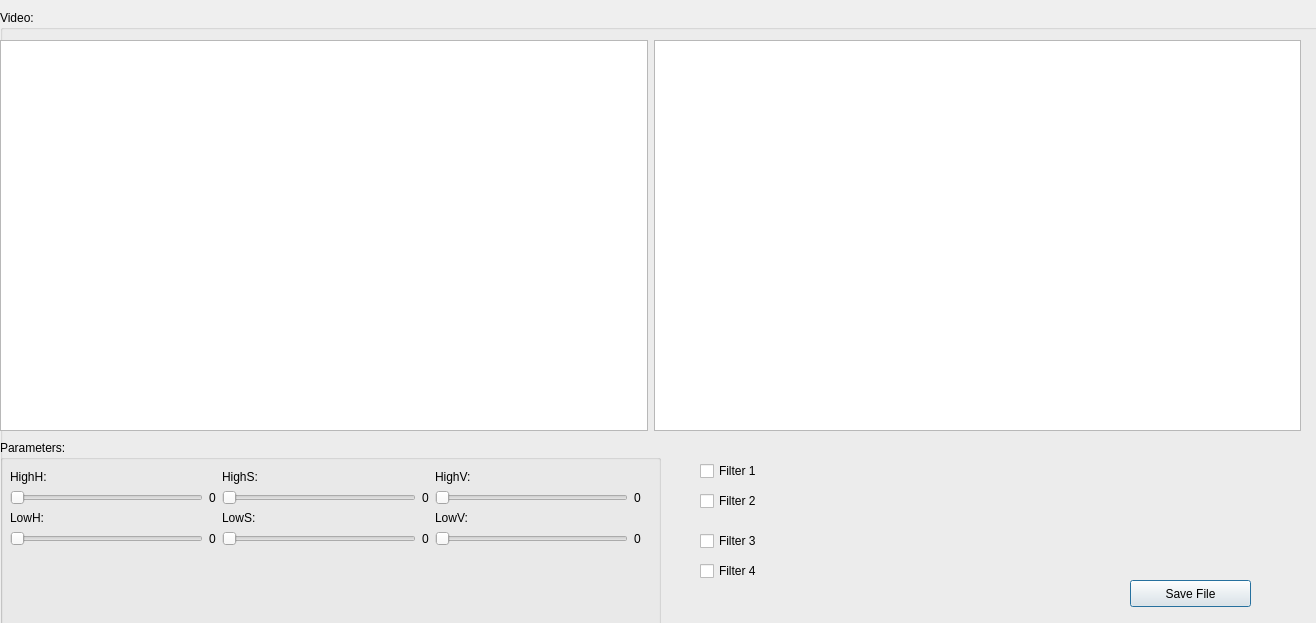
<?xml version="1.0" encoding="UTF-8"?>
<ui version="4.0">
 <class>HSVWindows</class>
 <widget class="QDialog" name="HSVWindows">
  <property name="geometry">
   <rect>
    <x>0</x>
    <y>0</y>
    <width>1316</width>
    <height>623</height>
   </rect>
  </property>
  <property name="windowTitle">
   <string>HSV Segmentation</string>
  </property>
  <widget class="QGroupBox" name="groupBox_2">
   <property name="geometry">
    <rect>
     <x>0</x>
     <y>10</y>
     <width>1371</width>
     <height>895</height>
    </rect>
   </property>
   <property name="title">
    <string>Video:</string>
   </property>
   <widget class="QWidget" name="gridLayoutWidget">
    <property name="geometry">
     <rect>
      <x>0</x>
      <y>30</y>
      <width>1301</width>
      <height>391</height>
     </rect>
    </property>
    <layout class="QGridLayout" name="gridLayout_11">
     <item row="0" column="1">
      <widget class="QGraphicsView" name="graphicsView_2">
       <property name="verticalScrollBarPolicy">
        <enum>Qt::ScrollBarAlwaysOff</enum>
       </property>
       <property name="horizontalScrollBarPolicy">
        <enum>Qt::ScrollBarAlwaysOff</enum>
       </property>
      </widget>
     </item>
     <item row="0" column="0">
      <widget class="QGraphicsView" name="graphicsView">
       <property name="enabled">
        <bool>true</bool>
       </property>
       <property name="verticalScrollBarPolicy">
        <enum>Qt::ScrollBarAlwaysOff</enum>
       </property>
       <property name="horizontalScrollBarPolicy">
        <enum>Qt::ScrollBarAlwaysOff</enum>
       </property>
      </widget>
     </item>
    </layout>
   </widget>
   <widget class="QGroupBox" name="groupBox">
    <property name="geometry">
     <rect>
      <x>0</x>
      <y>430</y>
      <width>661</width>
      <height>441</height>
     </rect>
    </property>
    <property name="title">
     <string>Parameters:</string>
    </property>
    <widget class="QWidget" name="gridLayoutWidget_5">
     <property name="geometry">
      <rect>
       <x>10</x>
       <y>30</y>
       <width>631</width>
       <height>131</height>
      </rect>
     </property>
     <layout class="QGridLayout" name="gridLayout_6">
      <item row="0" column="1">
       <layout class="QGridLayout" name="gridLayout_5">
        <item row="1" column="0">
         <layout class="QGridLayout" name="gridLayout_10">
          <item row="1" column="0">
           <widget class="QLabel" name="label_4">
            <property name="text">
             <string>LowH:</string>
            </property>
           </widget>
          </item>
          <item row="0" column="0">
           <layout class="QHBoxLayout" name="horizontalLayout_3">
            <item>
             <widget class="QSlider" name="highH_slider">
              <property name="orientation">
               <enum>Qt::Horizontal</enum>
              </property>
             </widget>
            </item>
            <item>
             <widget class="QLabel" name="highH_label">
              <property name="text">
               <string>0</string>
              </property>
             </widget>
            </item>
           </layout>
          </item>
         </layout>
        </item>
        <item row="2" column="0">
         <layout class="QHBoxLayout" name="horizontalLayout_2">
          <item>
           <widget class="QSlider" name="lowH_slider">
            <property name="orientation">
             <enum>Qt::Horizontal</enum>
            </property>
           </widget>
          </item>
          <item>
           <widget class="QLabel" name="lowH_label">
            <property name="text">
             <string>0</string>
            </property>
           </widget>
          </item>
         </layout>
        </item>
        <item row="0" column="0">
         <layout class="QGridLayout" name="gridLayout_9">
          <item row="0" column="0">
           <widget class="QLabel" name="label">
            <property name="text">
             <string>HighH:</string>
            </property>
           </widget>
          </item>
         </layout>
        </item>
        <item row="3" column="0">
         <spacer name="verticalSpacer_5">
          <property name="orientation">
           <enum>Qt::Vertical</enum>
          </property>
          <property name="sizeHint" stdset="0">
           <size>
            <width>20</width>
            <height>40</height>
           </size>
          </property>
         </spacer>
        </item>
       </layout>
      </item>
      <item row="0" column="3">
       <layout class="QGridLayout" name="gridLayout_8">
        <item row="0" column="0">
         <layout class="QGridLayout" name="gridLayout_14">
          <item row="0" column="0">
           <widget class="QLabel" name="label_15">
            <property name="text">
             <string>HighV:</string>
            </property>
           </widget>
          </item>
         </layout>
        </item>
        <item row="1" column="0">
         <layout class="QHBoxLayout" name="horizontalLayout_6">
          <item>
           <widget class="QSlider" name="highV_slider">
            <property name="orientation">
             <enum>Qt::Horizontal</enum>
            </property>
           </widget>
          </item>
          <item>
           <widget class="QLabel" name="highV_label">
            <property name="text">
             <string>0</string>
            </property>
           </widget>
          </item>
         </layout>
        </item>
        <item row="2" column="0">
         <layout class="QGridLayout" name="gridLayout_15">
          <item row="0" column="0">
           <widget class="QLabel" name="label_7">
            <property name="text">
             <string>LowV:</string>
            </property>
           </widget>
          </item>
         </layout>
        </item>
        <item row="3" column="0">
         <layout class="QHBoxLayout" name="horizontalLayout_7">
          <item>
           <widget class="QSlider" name="lowV_slider">
            <property name="orientation">
             <enum>Qt::Horizontal</enum>
            </property>
           </widget>
          </item>
          <item>
           <widget class="QLabel" name="lowV_label">
            <property name="text">
             <string>0</string>
            </property>
           </widget>
          </item>
         </layout>
        </item>
        <item row="4" column="0">
         <spacer name="verticalSpacer_6">
          <property name="orientation">
           <enum>Qt::Vertical</enum>
          </property>
          <property name="sizeHint" stdset="0">
           <size>
            <width>20</width>
            <height>40</height>
           </size>
          </property>
         </spacer>
        </item>
       </layout>
      </item>
      <item row="0" column="0">
       <layout class="QGridLayout" name="gridLayout_3"/>
      </item>
      <item row="0" column="2">
       <layout class="QGridLayout" name="gridLayout_4">
        <item row="2" column="0">
         <layout class="QGridLayout" name="gridLayout_13">
          <item row="0" column="0">
           <widget class="QLabel" name="label_6">
            <property name="text">
             <string>LowS:</string>
            </property>
           </widget>
          </item>
         </layout>
        </item>
        <item row="1" column="0">
         <layout class="QHBoxLayout" name="horizontalLayout_4">
          <item>
           <widget class="QSlider" name="highS_slider">
            <property name="orientation">
             <enum>Qt::Horizontal</enum>
            </property>
           </widget>
          </item>
          <item>
           <widget class="QLabel" name="highS_label">
            <property name="text">
             <string>0</string>
            </property>
           </widget>
          </item>
         </layout>
        </item>
        <item row="0" column="0">
         <layout class="QGridLayout" name="gridLayout_12">
          <item row="0" column="0">
           <widget class="QLabel" name="label_12">
            <property name="text">
             <string>HighS:</string>
            </property>
           </widget>
          </item>
         </layout>
        </item>
        <item row="3" column="0">
         <layout class="QHBoxLayout" name="horizontalLayout_5">
          <item>
           <widget class="QSlider" name="lowS_slider">
            <property name="orientation">
             <enum>Qt::Horizontal</enum>
            </property>
           </widget>
          </item>
          <item>
           <widget class="QLabel" name="lowS_label">
            <property name="text">
             <string>0</string>
            </property>
           </widget>
          </item>
         </layout>
        </item>
        <item row="4" column="0">
         <spacer name="verticalSpacer_4">
          <property name="orientation">
           <enum>Qt::Vertical</enum>
          </property>
          <property name="sizeHint" stdset="0">
           <size>
            <width>20</width>
            <height>40</height>
           </size>
          </property>
         </spacer>
        </item>
       </layout>
      </item>
     </layout>
    </widget>
    <widget class="QLabel" name="x_position">
     <property name="geometry">
      <rect>
       <x>910</x>
       <y>40</y>
       <width>66</width>
       <height>17</height>
      </rect>
     </property>
     <property name="text">
      <string/>
     </property>
    </widget>
    <widget class="QLabel" name="y_position_2">
     <property name="geometry">
      <rect>
       <x>910</x>
       <y>70</y>
       <width>66</width>
       <height>17</height>
      </rect>
     </property>
     <property name="text">
      <string/>
     </property>
    </widget>
    <widget class="QLabel" name="time_label">
     <property name="geometry">
      <rect>
       <x>930</x>
       <y>100</y>
       <width>41</width>
       <height>17</height>
      </rect>
     </property>
     <property name="text">
      <string>TextLabel</string>
     </property>
    </widget>
   </widget>
   <widget class="QPushButton" name="pushButton">
    <property name="geometry">
     <rect>
      <x>1130</x>
      <y>570</y>
      <width>121</width>
      <height>27</height>
     </rect>
    </property>
    <property name="text">
     <string>Save File</string>
    </property>
   </widget>
   <widget class="QCheckBox" name="checkBox_filter1">
    <property name="geometry">
     <rect>
      <x>700</x>
      <y>450</y>
      <width>97</width>
      <height>22</height>
     </rect>
    </property>
    <property name="text">
     <string>Filter 1</string>
    </property>
   </widget>
   <widget class="QCheckBox" name="checkBox_filter2">
    <property name="geometry">
     <rect>
      <x>700</x>
      <y>480</y>
      <width>97</width>
      <height>22</height>
     </rect>
    </property>
    <property name="text">
     <string>Filter 2</string>
    </property>
   </widget>
   <widget class="QCheckBox" name="checkBox_filter3">
    <property name="geometry">
     <rect>
      <x>700</x>
      <y>520</y>
      <width>97</width>
      <height>22</height>
     </rect>
    </property>
    <property name="text">
     <string>Filter 3</string>
    </property>
   </widget>
   <widget class="QCheckBox" name="checkBox_filter4">
    <property name="geometry">
     <rect>
      <x>700</x>
      <y>550</y>
      <width>97</width>
      <height>22</height>
     </rect>
    </property>
    <property name="text">
     <string>Filter 4</string>
    </property>
   </widget>
  </widget>
 </widget>
 <resources/>
 <connections/>
</ui>
